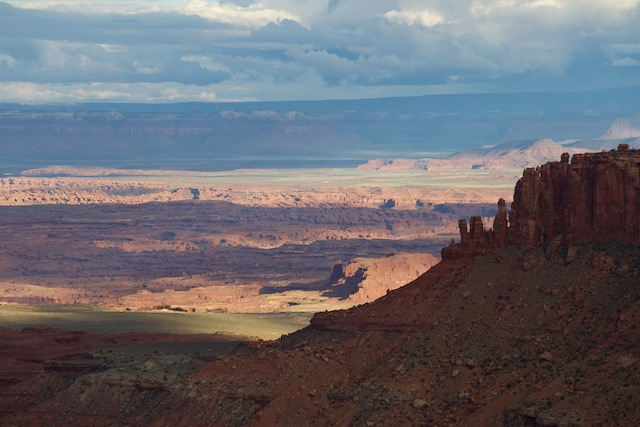
#> input picture Activity1/SampleImages/canyonlands.jpg, 640 x 427 px
$ python script10.py
#> lines starting #> are read from the running program, lines starting #| are printed output that depends on the picture
# This script shows how to crop a part of an image
import cv2
import numpy as np
# Crop first 100 rows and first 200 columns
image = cv2.imread("SampleImages/canyonlands.jpg")
#> image is the input picture: shape (427, 640, 3); mean B, G, R 111.6, 105.2, 106.6
subImg = image[0:100, 0:200]
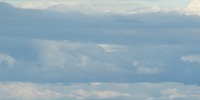
#> subImg: shape (100, 200, 3); mean B, G, R 184.9, 170.3, 145.9
cv2.imshow("Subimage", subImg)
# Crop two pictures to just the pixel locs they share
im1 = cv2.imread("SampleImages/grandTetons.jpg")
im2 = cv2.imread("SampleImages/mightyMidway.jpg")
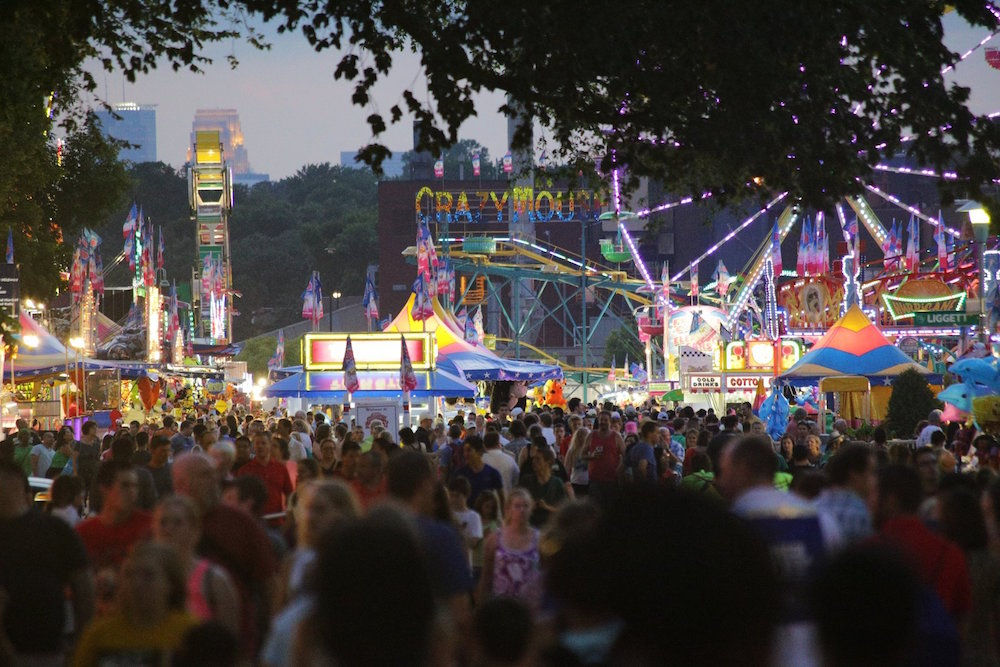
#> input picture Activity1/SampleImages/mightyMidway.jpg, 1000 x 667 px
#> im2 is the input picture: shape (667, 1000, 3); mean B, G, R 66.6, 67.6, 74.2
#> (the run stopped early here; a loop or call above may not have finished)
